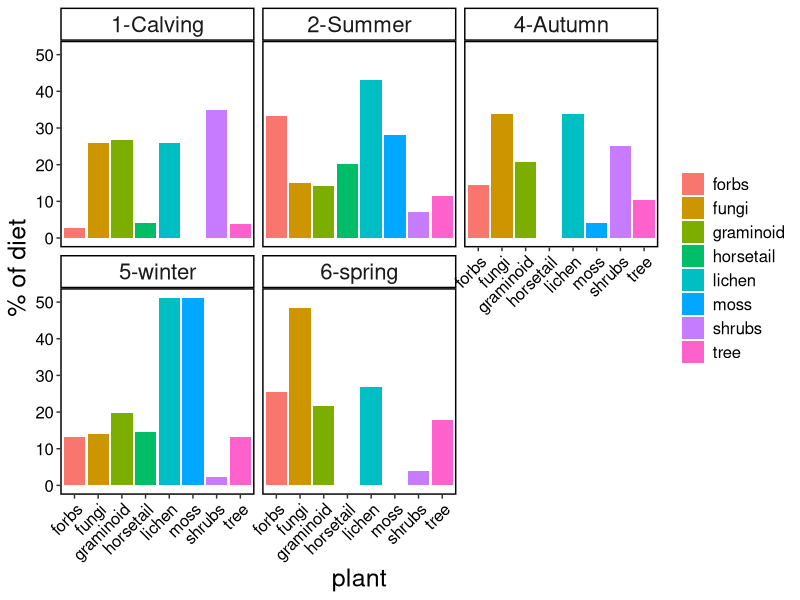
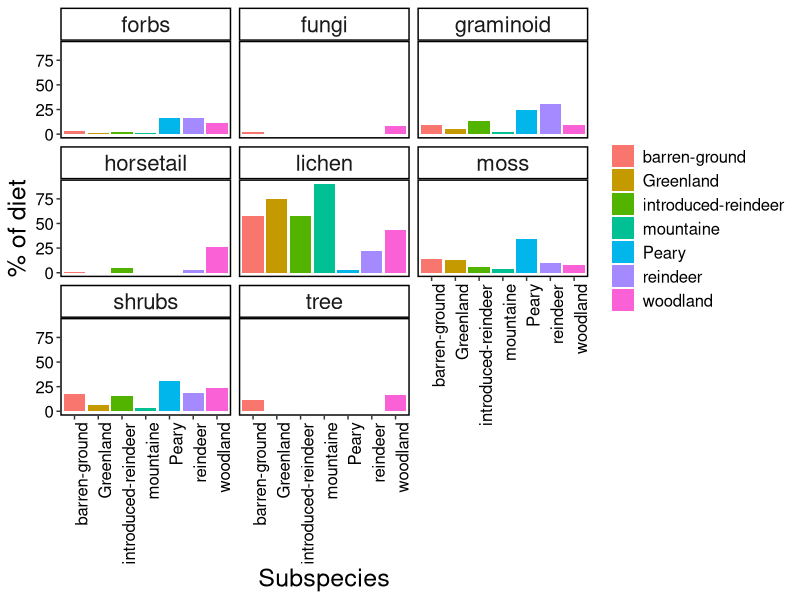
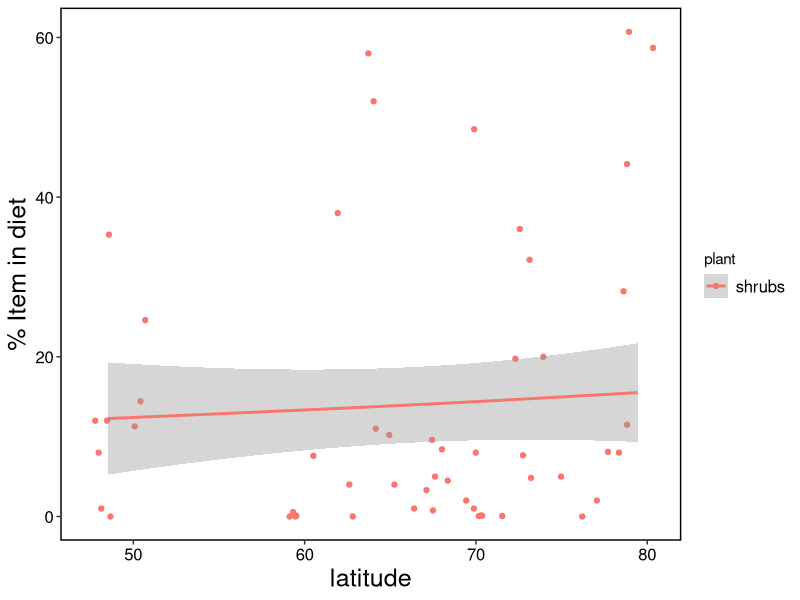
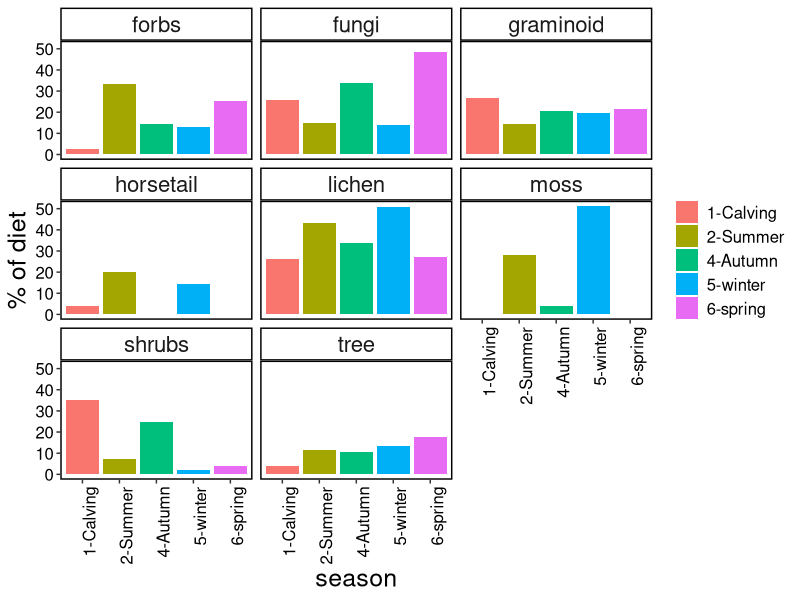

Source code (R) for these figures, in order:


library(data.table)
library(ggplot2)


df <- fread("input/foraging.csv")

df <- df[!is.na(season)]

df[, mean(forbs, na.rm = T), by = "season"]

aa <- data.table(rbind(df[,mean(lichen, na.rm = T), by = "season"], 
                 df[,mean(graminoid, na.rm = T), by = "season"], 
                 df[,mean(forbs, na.rm = T), by = "season"], 
                 df[,mean(shrubs, na.rm = T), by = "season"], 
                 df[,mean(horsetail, na.rm = T), by = "season"], 
                 df[,mean(tree, na.rm = T), by = "season"], 
                 df[,mean(moss, na.rm = T), by = "season"], 
                 df[,mean(fungi, na.rm = T), by = "season"]),
                 #df[,mean(other, na.rm = T), by = "season"]),
           plant = c(rep(c("lichen"), 6),
                     rep(c("graminoid"), 6), 
                     rep(c("forbs"), 6), 
                     rep(c("shrubs"), 6), 
                     rep(c("horsetail"), 6), 
                     rep(c("tree"), 6), 
                     rep(c("moss"), 6), 
                     rep(c("fungi"), 6)))


aa$season[aa$season == "calving"] <- "1-Calving"
aa$season[aa$season == "summer"] <- "2-Summer"
aa$season[aa$season == "rut"] <- "3-Rut"
aa$season[aa$season == "fall"] <- "4-Autumn"
aa$season[aa$season == "winter"] <- "5-winter"
aa$season[aa$season == "spring"] <- "6-spring"


ggplot(aa, 
       aes(plant,V1,fill=plant)) + 
  geom_bar(stat = "identity", na.rm=TRUE) +
  ylab("% of diet") +
  theme(#legend.position = c(0.1, 0.875),
        legend.key = element_blank(),
        legend.text = element_text(size = 12, color = "black"),
        legend.title = element_blank(),
        axis.title = element_text(size=18),
        axis.text.y = element_text(size=12, color = "black"),
        axis.text.x = element_text(size = 12, color = "black", angle = 45, hjust = 1), 
        strip.text  = element_text(size = 16),
        strip.background = element_rect(colour="black", size = 1, fill = "white"),
        panel.grid.minor = element_blank(),
        panel.background = element_blank(),
        panel.border = element_rect(colour = "black", fill=NA, size=1)) +
  facet_wrap(~season)


png("figures/fig1.png", width = 6000, height = 4500, units = "px", res = 600)
ggplot(aa, 
       aes(season,V1,fill=season)) + 
  geom_bar(stat = "identity", na.rm=TRUE) +
  ylab("% of diet") +
  theme(#legend.position = c(0.1, 0.875),
    legend.key = element_blank(),
    legend.text = element_text(size = 12, color = "black"),
    legend.title = element_blank(),
    axis.title = element_text(size=18),
    axis.text.y = element_text(size=12, color = "black"),
    axis.text.x = element_text(size = 12, color = "black", angle = 90, hjust = 1), 
    strip.text  = element_text(size = 16),
    strip.background = element_rect(colour="black", size = 1, fill = "white"),
    panel.grid.minor = element_blank(),
    panel.background = element_blank(),
    panel.border = element_rect(colour = "black", fill=NA, size=1)) +
  facet_wrap(~plant)
dev.off()

unique(df$caribou_type)

bb <- data.table(rbind(df[,mean(lichen, na.rm = T), by = "Subspecies"], 
                       df[,mean(graminoid, na.rm = T), by = "Subspecies"], 
                       df[,mean(forbs, na.rm = T), by = "Subspecies"], 
                       df[,mean(shrubs, na.rm = T), by = "Subspecies"], 
                       df[,mean(horsetail, na.rm = T), by = "Subspecies"], 
                       df[,mean(tree, na.rm = T), by = "Subspecies"], 
                       df[,mean(moss, na.rm = T), by = "Subspecies"], 
                       df[,mean(fungi, na.rm = T), by = "Subspecies"]),
                 plant = c(rep(c("lichen"), 7),
                           rep(c("graminoid"), 7), 
                           rep(c("forbs"), 7), 
                           rep(c("shrubs"), 7), 
                           rep(c("horsetail"), 7), 
                           rep(c("tree"), 7), 
                           rep(c("moss"), 7), 
                           rep(c("fungi"), 7)))

ggplot(bb, 
       aes(Subspecies,V1,fill=Subspecies)) + 
  geom_bar(stat = "identity", na.rm=TRUE) +
  ylab("% of diet") +
  theme(#legend.position = c(0.1, 0.875),
    legend.key = element_blank(),
    legend.text = element_text(size = 12, color = "black"),
    legend.title = element_blank(),
    axis.title = element_text(size=18),
    axis.text.y = element_text(size=12, color = "black"),
    axis.text.x = element_text(size = 12, color = "black", angle = 90, hjust = 1), 
    strip.text  = element_text(size = 16),
    strip.background = element_rect(colour="black", size = 1, fill = "white"),
    panel.grid.minor = element_blank(),
    panel.background = element_blank(),
    panel.border = element_rect(colour = "black", fill=NA, size=1)) +
  facet_wrap(~plant)

cc <- data.table(rbind(df[,mean(lichen, na.rm = T), by = c("caribou_herd", "latitude", "season")], 
                         df[,mean(graminoid, na.rm = T), by = c("caribou_herd", "latitude", "season")], 
                         df[,mean(forbs, na.rm = T), by = c("caribou_herd", "latitude", "season")], 
                         df[,mean(shrubs, na.rm = T), by = c("caribou_herd", "latitude", "season")], 
                         df[,mean(horsetail, na.rm = T), by = c("caribou_herd", "latitude", "season")], 
                         df[,mean(tree, na.rm = T), by = c("caribou_herd", "latitude", "season")], 
                         df[,mean(moss, na.rm = T), by = c("caribou_herd", "latitude", "season")], 
                         df[,mean(fungi, na.rm = T), by = c("caribou_herd", "latitude", "season")]),
                   plant = c(rep(c("lichen"),82),
                             rep(c("graminoid"), 82), 
                             rep(c("forbs"), 82), 
                             rep(c("shrubs"), 82), 
                             rep(c("horsetail"), 82), 
                             rep(c("tree"), 82), 
                             rep(c("moss"), 82), 
                             rep(c("fungi"), 82)))

ggplot(cc[plant == "shrubs"], aes(latitude, V1, color = plant), ) +
  geom_jitter(width = 1) +
  geom_smooth(method = "gam") +
  ylab("% Item in diet") + 
  theme(#legend.position = c(0.1, 0.875),
    legend.key = element_blank(),
    legend.text = element_text(size = 12, color = "black"),
    axis.title = element_text(size=18),
    axis.text.y = element_text(size=12, color = "black"),
    axis.text.x = element_text(size = 12, color = "black"), 
    strip.text  = element_text(size = 16),
    strip.background = element_rect(colour="black", size = 1, fill = "white"),
    panel.grid.minor = element_blank(),
    panel.background = element_blank(),
    panel.border = element_rect(colour = "black", fill=NA, size=1))
  facet_wrap(~season)
